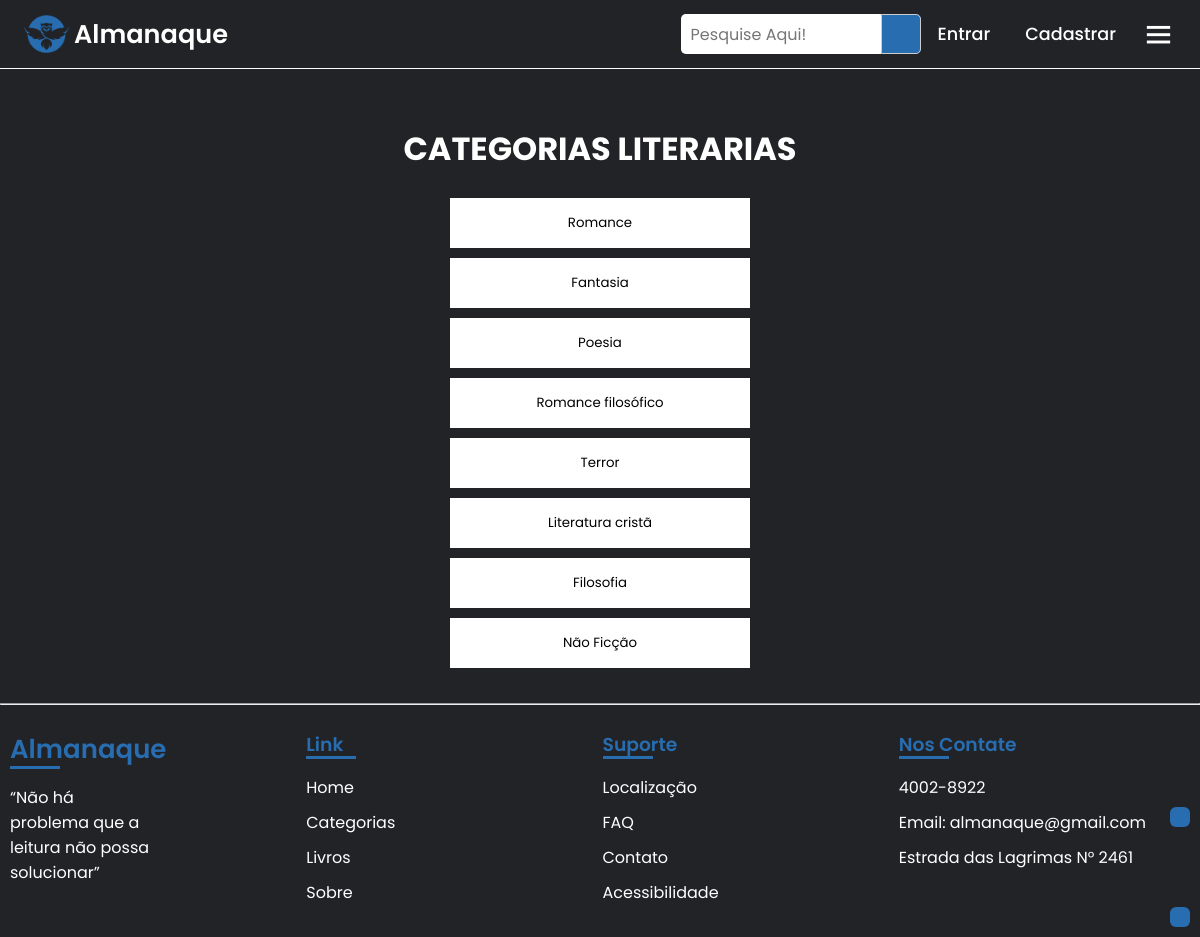
Screenshot of /generos_literario.php with the database file from the repository.
### tables this page shows
CREATE TABLE `genero` (
  `id_genero` int NOT NULL,
  `nome_genero` varchar(100) NOT NULL
);

### generos_literario.php (the view, shortened to what this page needs)
<!DOCTYPE html>
<html lang="pt-br">
<head>
    <link rel="stylesheet" href="css/style.css">
    <link href="https://cdn.jsdelivr.net/npm/remixicon@3.5.0/fonts/remixicon.css" rel="stylesheet">
    <link rel="stylesheet" href="https://unpkg.com/boxicons@latest/css/boxicons.min.css">
</head>
<body>
    <?php include('include/import_menu.php');
    include('include/conexao.php'); ?>
    <br><br><br><br><br>
    <h1 style="text-align: center;">CATEGORIAS LITERARIAS</h1>
    <br>
    <div class="lista-genero">
        <?php
            $sql = "SELECT * FROM genero";
            $resultad = $mysqli->query($sql);
                 while ($row = mysqli_fetch_array($resultad))
                    {
                        echo    "<form method='post' action='lista_genero.php'>
                                    <input name='id_genero' value='".$row['id_genero']."' style='display: none;'>
                                    <button type='submit' name='Submit'>
                                        ".$row['nome_genero']."
                                    </button>
                                </form>";
                    }
        ?>
    </div>
    <br>
    <?php include('include/import_footer.php');
    include('include/acessibilidade.php'); ?>
    <a id="link-acessibilidade" href="https://chrome.google.com/webstore/detail/selection-reader-text-to/fdffijlhedcdiblbingmagmdnokokgbi/related?hl=pt-BR"><i class="ri-speak-fill"></i></a>
    <a id="link-up" href="#"><i class="ri-arrow-up-double-line"></i></a>
</body>
</html>

### css/style.css (style rules this page uses)
* { padding: 0; margin: 0; box-sizing: border-box; font-family: 'Poppins', sans-serif; text-decoration: none; list-style: none; }
:root { --bg-color: #222327; --text-color: #fff; --main-color: #276daf; }
body { min-height: 100vh; background: var(--bg-color); color: var(--text-color); }
#link-up { z-index: 1; position: fixed; color: white; background-color: #276daf; padding: 10px; right: 10px; bottom: 10px; border-radius: 30%; transition: all .50s ease; }
#link-acessibilidade { z-index: 1; position: fixed; color: white; background-color: #276daf; padding: 10px; margin-bottom: 100px; right: 10px; bottom: 10px; border-radius: 30%; transition: all .50s ease; }

### generos_literario.php (style rules this page uses)
.lista-genero { margin: auto; width: 300px; }
.lista-genero button { width: 300px; height: 50px; border: none; margin-bottom: 10px; background-color: white; }

### rows the page displays
genero: nome_genero "Romance"
genero: nome_genero "Fantasia"
genero: nome_genero "Poesia"
genero: nome_genero "Romance filosófico"
genero: nome_genero "Terror"
genero: nome_genero "Literatura cristã"
genero: nome_genero "Filosofia"
genero: nome_genero "Não Ficção"
